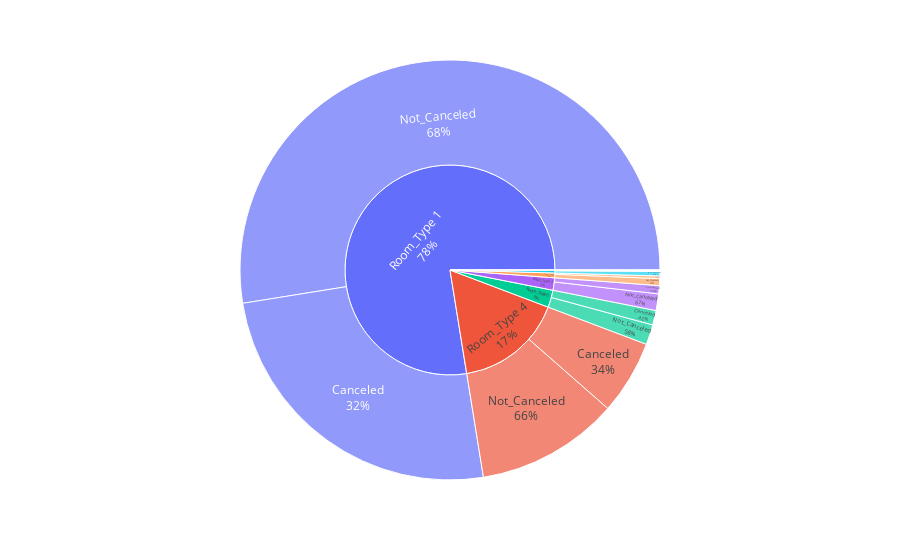

Source (notebook cell):
### Markdown cell above
Let us see how much percentage of Each room booking is cancelled or not Cancelled (The Percentage is respect to the parent)

### Code cell
sunburst_fig = px.sunburst(df,path=['room_type_reserved','booking_status'])
sunburst_fig.update_traces(textinfo="label+percent parent")
sunburst_fig.show()

### Figure 1 — Plotly figure (JSON) as saved in the notebook; plotly's stock layout.template omitted (floating-point values rounded to 4 significant figures)
{"data": [{"branchvalues": "total", "domain": {"x": [0, 1], "y": [0, 1]}, "hovertemplate": "labels=%{label}<br>count=%{value}<br>parent=%{parent}<br>id=%{id}<extra></extra>", "ids": ["Room_Type 1/Canceled", "Room_Type 2/Canceled", "Room_Type 3/Canceled", "Room_Type 4/Canceled", "Room_Type 5/Canceled", "Room_Type 6/Canceled", "Room_Type 7/Canceled", "Room_Type 1/Not_Canceled", "Room_Type 2/Not_Canceled", "Room_Type 3/Not_Canceled", "Room_Type 4/Not_Canceled", "Room_Type 5/Not_Canceled", "Room_Type 6/Not_Canceled", "Room_Type 7/Not_Canceled", "Room_Type 1", "Room_Type 2", "Room_Type 3", "Room_Type 4", "Room_Type 5", "Room_Type 6", "Room_Type 7"], "labels": ["Canceled", "Canceled", "Canceled", "Canceled", "Canceled", "Canceled", "Canceled", "Not_Canceled", "Not_Canceled", "Not_Canceled", "Not_Canceled", "Not_Canceled", "Not_Canceled", "Not_Canceled", "Room_Type 1", "Room_Type 2", "Room_Type 3", "Room_Type 4", "Room_Type 5", "Room_Type 6", "Room_Type 7"], "name": "", "parents": ["Room_Type 1", "Room_Type 2", "Room_Type 3", "Room_Type 4", "Room_Type 5", "Room_Type 6", "Room_Type 7", "Room_Type 1", "Room_Type 2", "Room_Type 3", "Room_Type 4", "Room_Type 5", "Room_Type 6", "Room_Type 7", "", "", "", "", "", "", ""], "textinfo": "label+percent parent", "type": "sunburst", "values": [9072, 228, 2, 2069, 72, 406, 36, 19058, 464, 5, 3988, 193, 560, 122, 28130, 692, 7, 6057, 265, 966, 158]}], "layout": {"legend": {"tracegroupgap": 0}, "margin": {"t": 60}}}
